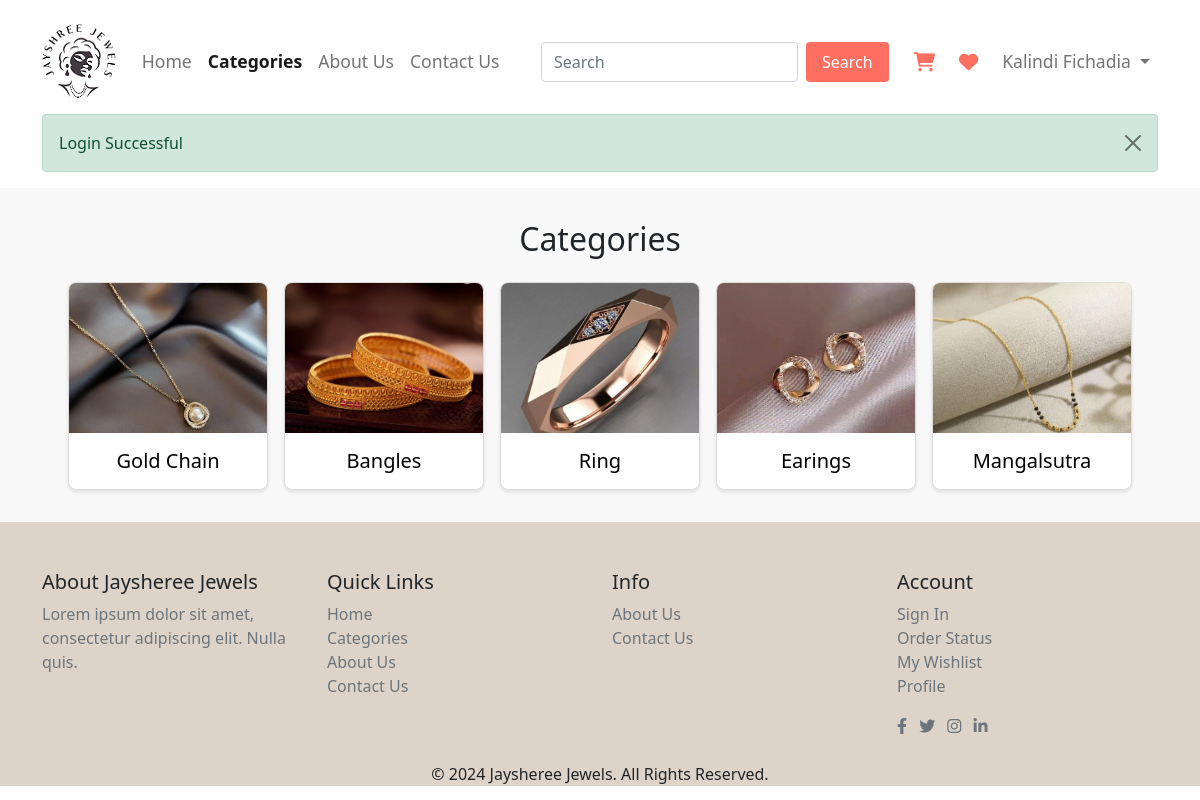
/user/category.php (signed in), run on the app's committed database.
### tables this page shows
CREATE TABLE `user_tbl` (
  `u_id` int(5) NOT NULL,
  `u_fullname` varchar(100) NOT NULL,
  `u_gender` varchar(10) NOT NULL,
  `u_email` varchar(100) NOT NULL,
  `u_mobile` varchar(10) NOT NULL,
  `u_address` varchar(500) NOT NULL,
  `u_city` varchar(30) NOT NULL,
  `u_state` varchar(30) NOT NULL,
  `u_pincode` varchar(6) NOT NULL,
  `u_password` varchar(12) NOT NULL,
  `u_image` varchar(200) NOT NULL,
  `u_status` varchar(20) NOT NULL,
  `u_role` varchar(10) NOT NULL
);

CREATE TABLE `category_tbl` (
  `c_id` int(11) NOT NULL,
  `c_code` varchar(10) NOT NULL,
  `c_name` varchar(255) NOT NULL,
  `c_gender` varchar(10) NOT NULL,
  `c_image` varchar(255) DEFAULT NULL,
  `c_status` varchar(10) NOT NULL
);

### user/category.php (the view)
<?php
include_once 'header.php';
include_once '../conn.php';
?>
<section class="popular-categories">
  <h2>Categories</h2>
  <div class="categories-container">
    <?php
    $q = "select * from category_tbl where c_status='Active' ";
    $result = mysqli_query($con, $q);
    while ($r = mysqli_fetch_assoc($result)) {
      ?>
    <a href="product.php?c_code=<?php echo $r['c_code']; ?>">
      <div class="category">
          <img src="<?php echo
            $r['c_image']; ?>" alt="<?php echo $r['c_name']; ?>">
          <h3><?php echo $r['c_name']; ?></h3>
      </div>
    </a>
    <?php
    }
    ?>
  </div>
</section>
<?php
    include('footer.php');
?>

### user/header.php (shortened to what this page needs)
<?php
include_once "../conn.php";
        ?>
<!DOCTYPE html>
<html lang="en">
<head>
    <link rel="stylesheet" href="../css/bootstrap.min.css">
    <link rel="stylesheet" href="../css/user_style.css">
    <link rel="stylesheet" href="https://cdnjs.cloudflare.com/ajax/libs/font-awesome/6.0.0-beta3/css/all.min.css">
</head>
<body>
    <header>
        <div class="container-fluid">
            <nav class="navbar navbar-expand-lg navbar-light pt-4">
                <div class="container">
                    <a href="index.php"><img src="../images/logo1.png" alt="Jayshree Jewels" class="img-fluid"></a>
                    <div class="collapse navbar-collapse" id="navbarNav">
                        <ul class="navbar-nav mx-auto">
                            <li class="nav-item">
                                <a class="nav-link" href="index.php" data-page="home">Home</a>
                            </li>
                            <li class="nav-item">
                                <a class="nav-link" href="category.php" data-page="categories">Categories</a>
                            </li>
                            <li class="nav-item">
                                <a class="nav-link" href="aboutUs.php" data-page="about">About Us</a>
                            </li>
                            <li class="nav-item">
                                <a class="nav-link" href="contactUs.php" data-page="contact">Contact Us</a>
                            </li>
                        </ul>
                        <form class="d-flex ms-auto" action="search.php" method="GET">
                            <input class="form-control me-2" type="search" placeholder="Search" aria-label="Search"
                                name="search">
                            <button class="buy-now" type="submit">Search</button>
                        </form>
                        <ul class="navbar-nav ms-auto d-flex align-items-center">
                            <li class="nav-item nav-icons">
                                <a class="nav-link" href="cart.php">
                                    <i class="fas fa-shopping-cart"></i>
                                </a>
                            </li>
                            <li class="nav-item nav-icons">
                                <a class="nav-link" href="wishlist.php">
                                    <i class="fas fa-heart"></i>
                                </a>
                            </li>
                            <li class="nav-item dropdown">
                                <?php
                                if (isset($_SESSION['user_username'])) {
                                    $email = $_SESSION['user_username'];
                                    $q = "select * from user_tbl where u_email='$email'";
                                    $result = mysqli_query($con, $q);
                                    if (mysqli_num_rows($result)) {
                                        $r = mysqli_fetch_assoc($result)
                                            ?>
                                        <a class="nav-link dropdown-toggle" href="#" id="navbarDropdown" role="button"
                                            data-bs-toggle="dropdown" aria-expanded="false">
                                            <?php echo $r['u_fullname']; ?>
                                        </a>
                                        <?php
                                    }
                                } else {
                                    ?>
                                <li class="nav-item">
                                    <a class="nav-link" href="../signin.php">signin</a>
                                </li>
                                <?php
                                }
                                ?>
                            </li>
                        </ul>
                    </div>
                </div>
            </nav>
        </div>
    </header>
    <div class="container">
        <div class="row">
            <div class="col-12">
                <?php
                if (isset($_COOKIE['success'])) {
                    ?>
                    <div class="alert alert-success alert-dismissible fade show" role="alert">
                        <strong></strong> <?php echo $_COOKIE['success']; ?>
                        <button type="button" class="btn-close" data-dismiss="alert" aria-label="Close">
                        </button>
                    </div>
                    <?php
                }
                    ?>
            </div>
        </div>
    </div>

### css/user_style.css (style rules this page uses)
body { overflow-x: hidden; }
.navbar-nav { white-space: nowrap; }
.nav-icons .nav-link { display: flex; align-items: center; padding: 0.5rem 1rem; }
.nav-icons .nav-link i { font-size: 1.2rem; margin-right: 0.5rem; color: #ff6f61; }
.navbar { padding: 15px 0; }
.navbar-nav .nav-link { color: #6b5841; font-size: 1.1em; padding: 0 20px; }
.navbar-nav .nav-link.active { color: #a47b61; font-weight: bold; }
.popular-categories { padding: 2rem; background-color: #f9f9f9; }
.popular-categories h2 { text-align: center; font-size: 2rem; margin-bottom: 1.5rem; }
.categories-container { display: flex; flex-wrap: wrap; justify-content: center; gap: 1rem; }
.category { background-color: #fff; border: 1px solid #ddd; border-radius: 8px; overflow: hidden; text-align: center; width: 200px; box-shadow: 0 2px 4px rgba(0, 0, 0, 0.1); transition: transform 0.3s; }
.category img { width: 100%; height: 150px; object-fit: cover; }
.category h3 { margin: 1rem 0; font-size: 1.25rem; }
.buy-now { background-color: #ff6f61; color: #fff; padding: 0.5rem 1rem; border: none; border-radius: 4px; cursor: pointer; font-size: 1rem; transition: background-color 0.3s; }
body { display: flex; flex-direction: column; min-height: 100vh; }

### data on the page
user_tbl: u_fullname "Kalindi Fichadia"
category_tbl: c_image (picture), c_name "Gold Chain"
category_tbl: c_image (picture), c_name "Bangles"
category_tbl: c_image (picture), c_name "Ring"
category_tbl: c_image (picture), c_name "Earings"
category_tbl: c_image (picture), c_name "Mangalsutra"

### other printed values
$_COOKIE['success'] "Login Successful"
